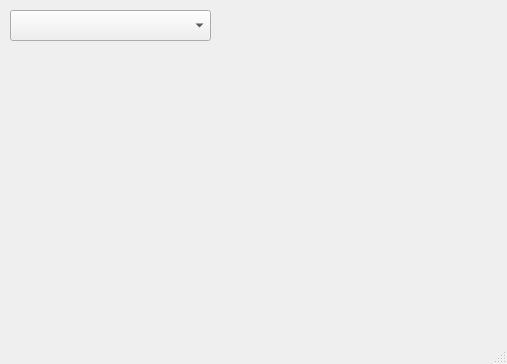
<?xml version="1.0" encoding="UTF-8"?>
<ui version="4.0">
 <class>MainWindow</class>
 <widget class="QMainWindow" name="MainWindow">
  <property name="geometry">
   <rect>
    <x>0</x>
    <y>0</y>
    <width>507</width>
    <height>364</height>
   </rect>
  </property>
  <property name="windowTitle">
   <string>MainWindow</string>
  </property>
  <widget class="QWidget" name="centralwidget">
   <widget class="QComboBox" name="comboBox">
    <property name="geometry">
     <rect>
      <x>10</x>
      <y>10</y>
      <width>201</width>
      <height>31</height>
     </rect>
    </property>
   </widget>
  </widget>
  <widget class="QMenuBar" name="menubar">
   <property name="geometry">
    <rect>
     <x>0</x>
     <y>0</y>
     <width>507</width>
     <height>22</height>
    </rect>
   </property>
  </widget>
  <widget class="QStatusBar" name="statusbar"/>
 </widget>
 <resources/>
 <connections/>
</ui>
